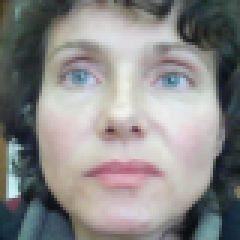
#> input picture non_target_train/f401_01_f13_i0_0.png, 80 x 80 px, given as the content of the folder faces/, which was not available (shown 3 times larger)
$ python test.py
#> lines starting #> are read from the running program, lines starting #| are printed output that depends on the picture; pictures that were not available may be replaced by others from this repository, and a replacement may not be noted
from sklearn.decomposition import RandomizedPCA
from PIL import Image
import numpy
import glob
import math
import os.path
import string


IMG_RES = 80 * 80
NUM_EIGENFACES = 17 # num of features extracted from training images
NUM_TRAINIMAGES = 152 # num of training images


X = numpy.zeros([NUM_TRAINIMAGES, IMG_RES], dtype='int8') # training images
y = numpy.zeros(NUM_TRAINIMAGES) # labels


folder_name = "faces/"
test_positive_faces = os.listdir(folder_name)
imnbr_pos = len(test_positive_faces)

target = numpy.array([numpy.array(Image.open(folder_name+test_positive_faces[i]).convert('L')).flatten() for i in range(imnbr_pos)],'f')


folder_name = "non_target_train/"
test_positive_faces = os.listdir(folder_name)
imnbr_pos = len(test_positive_faces)

non_target = numpy.array([numpy.array(Image.open(folder_name+test_positive_faces[i]).convert('L')).flatten() for i in range(imnbr_pos)],'f')
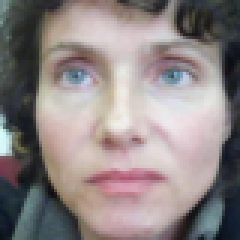
#> input picture non_target_train/f401_01_r07_i0_0.png, 80 x 80 px (shown 3 times larger)
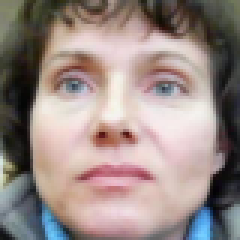
#> input picture non_target_train/f401_02_r07_i0_0.png, 80 x 80 px (shown 3 times larger)
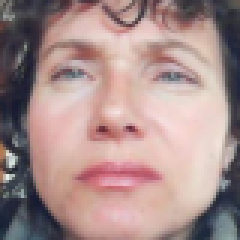
#> input picture non_target_train/f401_03_f13_i0_0.png, 80 x 80 px (shown 3 times larger)


X = numpy.concatenate((target, non_target), axis=0)


target_labels = numpy.ones(NUM_TRAINIMAGES-132)
non_target_labels = numpy.zeros(NUM_TRAINIMAGES-20)

y = numpy.append(target_labels, non_target_labels)


# extracting features from training images
#> (the run stopped early here; a loop or call above may not have finished)
